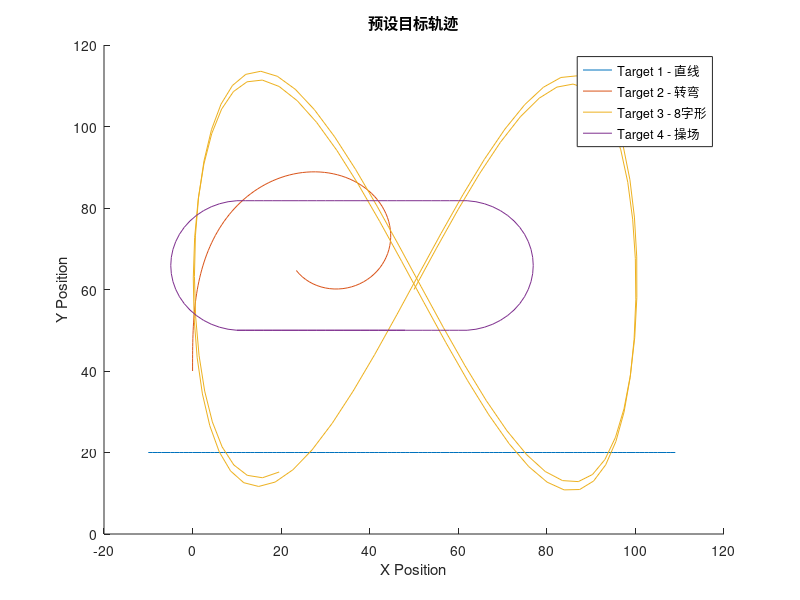

MATLAB code to generate this figure: (Note: this script raises an error after producing the figure.)
close all; clear;
%%  参数设置
num_target = 4; % 假设创建 10 个结构体
time = 120; % 总时间
dt = 1; %时间步进
timestampNum = round(time / dt);
eps = 3; % DBSCAN 中的邻域距离阈值
MinPts = 2; % DBSCAN 中的最小点数阈值
radar1 = struct('position', [100, 150, 0], 'direction', [0, -1, 0]);
radar2 = struct('position', [0, -100, 0], 'direction', [0, 1, 0]);
fov = 100;

%% 生成预设目标信息（时间坐标，速度，面积，序号）
targetStruct = struct('timestamp', 0, 'position', [0, 0, 0], 'velocity', [0, 0, 0], 'area', 0, 'index', 0, 'cluster', 0, 'track', 0);

% 初始化结构体二维数组
PresetTargetsInfo = cell(timestampNum, 1);

for i = 1:timestampNum
  PresetTargetsInfo{i} = repmat(targetStruct, 4, 1); % 每个cell初始化为4x1的结构体数组
end

PresetTargetsInfo{1}(1) = struct('timestamp', 0, 'position', [-10, 20, 0], 'velocity', [1, 0, 0], 'area', 1, 'index', 1, 'cluster', 0, 'track', 0);
PresetTargetsInfo{1}(2) = struct('timestamp', 0, 'position', [0, 40, 0], 'velocity', [0, 1, 0], 'area', 0.5, 'index', 2, 'cluster', 0, 'track', 0);
PresetTargetsInfo{1}(3) = struct('timestamp', 0, 'position', [50, 60, 0], 'velocity', [5, 10, 0], 'area', 2, 'index', 3, 'cluster', 0, 'track', 0);
PresetTargetsInfo{1}(4) = struct('timestamp', 0, 'position', [10, 50, 0], 'velocity', [2, 0, 0], 'area', 0.5, 'index', 4, 'cluster', 0, 'track', 0);
t = 0;

for i = 2:timestampNum
  t = t + dt;
  PresetTargetsInfo{i}(1).timestamp = t;
  PresetTargetsInfo{i}(2).timestamp = t;
  PresetTargetsInfo{i}(3).timestamp = t;
  PresetTargetsInfo{i}(4).timestamp = t;
  % 直线
  PresetTargetsInfo{i}(1) = PresetTargetsInfo{i - 1}(1);
  PresetTargetsInfo{i}(1).position = PresetTargetsInfo{i}(1).position + dt * PresetTargetsInfo{i}(1).velocity;
  % 转弯
  turnRate = 0.0008; % 转弯率
  PresetTargetsInfo{i}(2) = PresetTargetsInfo{i - 1}(2);
  PresetTargetsInfo{i}(2).position = PresetTargetsInfo{i}(2).position + dt * PresetTargetsInfo{i}(2).velocity;
  PresetTargetsInfo{i}(2).velocity = PresetTargetsInfo{i}(2).velocity * [cos(turnRate * t), - sin(turnRate * t), 0; sin(turnRate * t), cos(turnRate * t), 0; 0, 0, 0];
  % 八字形
  PresetTargetsInfo{i}(3) = PresetTargetsInfo{i - 1}(3);
  PresetTargetsInfo{i}(3).position = PresetTargetsInfo{i}(3).position + dt * PresetTargetsInfo{i}(3).velocity;
  PresetTargetsInfo{i}(3).velocity = PresetTargetsInfo{i}(3).velocity +dt * PresetTargetsInfo{1}(3).velocity .* [0.1, 0.2, 0] .* [- sin(0.1 * t), - sin(0.2 * t), 0];

  % 操场
  x = rem(t, 100);
  theta = pi * (x - 25) / 25; % 角度从0到π
  PresetTargetsInfo{i}(4) = PresetTargetsInfo{i - 1}(4);
  PresetTargetsInfo{i}(4).position = PresetTargetsInfo{i}(4).position + dt * PresetTargetsInfo{i}(4).velocity;

  if x <= 25
    PresetTargetsInfo{i}(4).velocity = PresetTargetsInfo{1}(4).velocity;
  elseif x <= 50
    % 右侧半圆运动
    theta = pi * (x - 25) / 25; % 角度从0到π
    PresetTargetsInfo{i}(4).velocity = PresetTargetsInfo{1}(4).velocity(1) * [cos(theta), sin(theta), 0];
  elseif x <= 75
    PresetTargetsInfo{i}(4).velocity = [-1, 0, 0] .* PresetTargetsInfo{1}(4).velocity;
  elseif x <= 100
    % 左侧半圆运动
    PresetTargetsInfo{i}(4).velocity = PresetTargetsInfo{1}(4).velocity(1) * [-cos(theta), -sin(theta), 0];
  end

end

%% 绘制预设目标轨迹
if (true)
  figure('Name', '预设目标轨迹');
  hold on;

  for i = 1:4
    plot(cellfun(@(x) x(i).position(1), PresetTargetsInfo), cellfun(@(x) x(i).position(2), PresetTargetsInfo), 'DisplayName', sprintf('Target %d', i));
  end

  hold off;
  xlabel('X Position');
  ylabel('Y Position');
  title('预设目标轨迹');
  legend('Target 1 - 直线', 'Target 2 - 转弯', 'Target 3 - 8字形', 'Target 4 - 操场');

  %drawPoints(PresetTargetsInfo, true, 'presetTarget');
end

%% 对每个雷达分别生成点云
% radar1 点云
redarTargets1 = transformCoordinates(PresetTargetsInfo, radar1);
pointCloud1 = creatCloud(redarTargets1, fov);

% radar2 点云
redarTargets2 = transformCoordinates(PresetTargetsInfo, radar2);
pointCloud2 = creatCloud(redarTargets2, fov);

%% 雷达点云绘图（保存视频）

%drawPoints(pointCloud1, true, 'pointCloud1');%不带雷达边界
%drawPoints_withFOV(pointCloud1, fov, true, 'pointCloud1'); %带雷达边界
%drawPoints_withFOV(pointsCloud2, fov, true, 'pointCloud2');

%% 根据雷达坐标，预设目标信息，分别计算每个雷达下，点云的极坐标信息

%==================== 仿真的雷达数据 生成完毕 ===================================

%% 对每个雷达分别 聚类

[pointCloud1, cluster1] = clusterPointCloud(pointCloud1, eps, MinPts);
[pointCloud2, cluster2] = clusterPointCloud(pointCloud2, eps, MinPts);

%% 绘图

drawPoints_withFOV_Color(pointCloud1, fov, false, 'cluster');
drawPoints_withFOV_Color(pointCloud2, fov, false, 'cluster');

%% 融合

%clusterInfo1 clusterInfo2s
%同一个时刻中，速度距离相似，加权融合成一个
%clusterInfo

%% 关联

%卡尔曼滤波 包含 预测、纠正
%最近邻，根据当前坐标与速度预测下一个时刻的坐标，找到与预测值最接近的点，关联

% clusterInfo1 = 》 计算每一个目标的track clusterInfo{i}{j}.track

%% 将跟踪得到的路径和预设目标比较，评价
